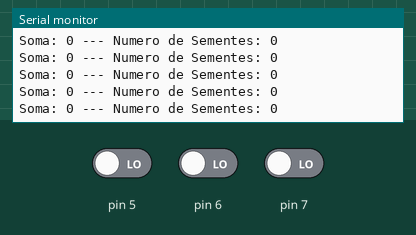
This sketch was run on a simulated Arduino Uno, built with avr-gcc and run on an emulated ATmega328P. Shown: the last lines printed to the serial monitor. Inputs (shaded band) come from the test bench; at power-on: pin 5 LOW, pin 6 LOW, pin 7 LOW.

Above: at 1.2 s.
1.3 s: pin 5 driven HIGH
At 2.4 s:
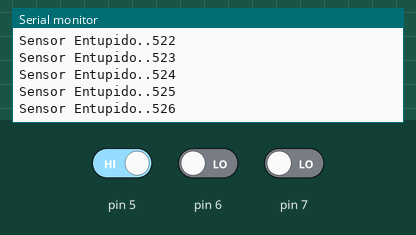
3.1 s: pin 5 driven LOW
At 4.2 s:
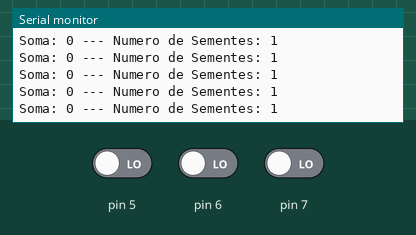
4.6 s: pin 6 driven HIGH
At 5.1 s:
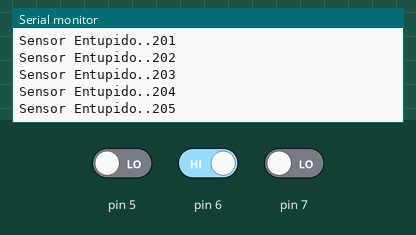
Timing chart, 0 to 5.9 s (numbered marks = the images above; inputs shaded):
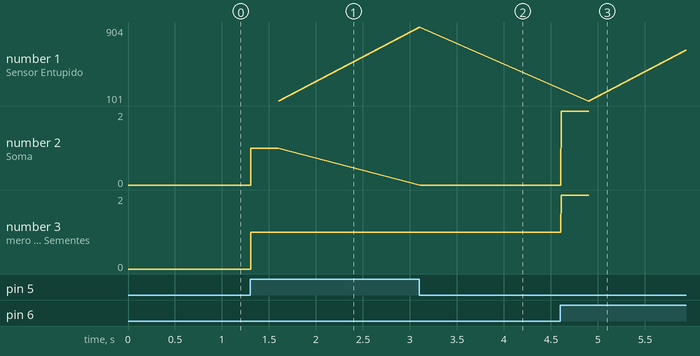

Measured:
- after the input at 1.3 s, the serial monitor: prints a new line at once (image 1)
- plotted number 2: 0 → 1 after the input at 1.3 s
- plotted number 3: 0 → 1 after the input at 1.3 s

The sketch:

sketch_jun02a.ino
```cpp
int contador = 0;
int debounce = 0;

void setup() {
  // initialize serial communications at 9600 bps:
  Serial.begin(115200);
}
void loop()
{
  int soma = 0;

   soma += (digitalRead(5)) * (pow(2,0));
	 soma += (digitalRead(6)) * (pow(2,1));
	 soma += (digitalRead(7)) * (pow(2,2));
//	 soma += (digitalRead(6)) * (pow(2,3));
//	 soma += (digitalRead(11)) * (pow(2,4));
//	 soma += (digitalRead(7)) * (pow(2,5));
//	 soma += (digitalRead(12)) * (pow(2,6));
//	 soma += (digitalRead(8)) * (pow(2,7));
//	 soma += (digitalRead(13)) * (pow(2,8));

//	Serial.print(soma);
//        Serial.print("--- ");
//        Serial.print(digitalRead(9));
//	Serial.print(digitalRead(5));
//	Serial.print(digitalRead(10));
//	Serial.print(digitalRead(6));
//	Serial.print(digitalRead(11));
//	Serial.print(digitalRead(7));
//	Serial.print(digitalRead(12));
//	Serial.print(digitalRead(8));
//	Serial.println(digitalRead(13));

        if(soma > 0)
        {
          if(debounce == 0)
          {
            contador++;
          }

          debounce++;
        }
        else
        {
          debounce = 0;
        }

        if(debounce > 100)
        {
          Serial.print("Sensor Entupido..");
          Serial.println(debounce);
        }
        else
        {
        Serial.print("Soma: ");
        Serial.print(soma);
        Serial.print(" --- Numero de Sementes: ");
        Serial.println(contador);
        }
}
```
